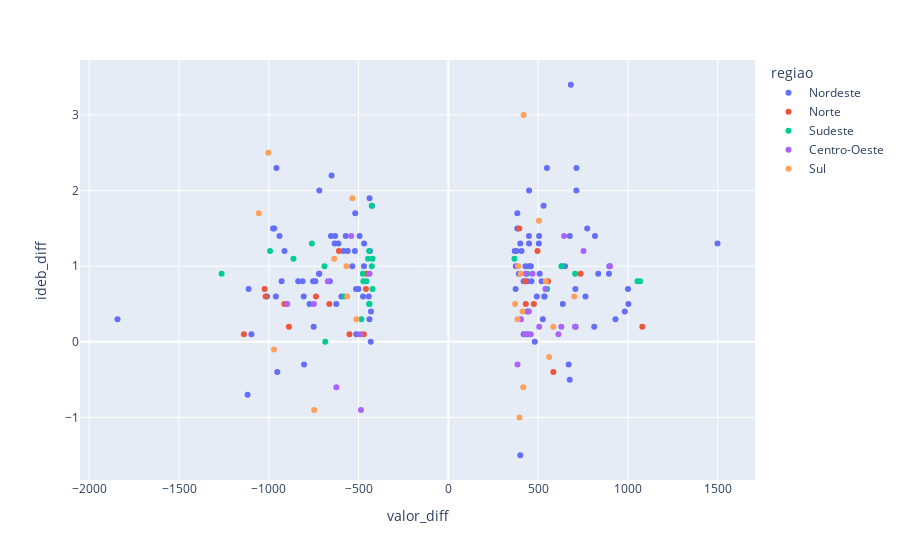

Notebook code for this chart:
### Code cell
fig = px.scatter(tabela_rafael_sorted, x="valor_diff", y="ideb_diff", color="regiao", hover_data=['municipio'])
fig.show()

### Figure 1 — Plotly figure (JSON) as saved in the notebook; plotly's stock layout.template omitted (floating-point values rounded to 4 significant figures)
{"data": [{"customdata": [["Zabelê"], ["Riachão do Poço"], ["Capitão de Campos"], ["Montes Altos"], ["Conceição do Lago-Açu"], ["Amontada"], ["Urbano Santos"], ["Barra do Corda"], ["Ipueiras"], ["Ibititá"], ["São Vicente Ferrer"], ["Aquiraz"], ["Brejinho"], ["Miguel Leão"], ["Bodó"], ["Jurema"], ["Milhã"], ["Sebastião Laranjeiras"], ["Paraú"], ["Caiçara do Norte"], ["Boa Vista do Gurupi"], ["Pedra Grande"], ["Massapê"], ["Cristino Castro"], ["Fernando Pedroza"], ["Jacuípe"], ["Nísia Floresta"], ["Aurelino Leal"], ["Olho D'Água do Piauí"], ["Campo Redondo"], ["Apuiarés"], ["Timbaúba dos Batistas"], ["Tenório"], ["Maetinga"], ["Monsenhor Tabosa"], ["Graça"], ["Acaraú"], ["Barro Preto"], ["Itapetim"], ["Santo Amaro do Maranhão"], ["Cajapió"], ["João Costa"], ["Acopiara"], ["Riacho Frio"], ["São João do Tigre"], ["São Félix do Coribe"], ["Lajedinho"], ["Lagoa de Velhos"], ["Riacho da Cruz"], ["Turilândia"], ["Campos Sales"], ["Santa Cruz dos Milagres"], ["Maraú"], ["Guaraciaba do Norte"], ["Pastos Bons"], ["Ponto Novo"], ["Boa Hora"], ["Dormentes"], ["Ingá"], ["Itatim"], ["Cuité de Mamanguape"], ["Telha"], ["Divina Pastora"], ["Nilo Peçanha"], ["Conceição da Feira"], ["Alto do Rodrigues"], ["Cantanhede"], ["Moreilândia"], ["Jardim de Angicos"], ["Floresta do Piauí"], ["Jequié"], ["Lauro de Freitas"], ["Santo Amaro"], ["Mar Vermelho"], ["Lapão"], ["São Vicente"], ["Itaparica"], ["Parnaguá"], ["Brejo de Areia"], ["Itiruçu"], ["Nova Itarana"], ["Pindoretama"], ["Ituberá"], ["Pacujá"], ["Moraújo"], ["Maracanaú"], ["Caravelas"], ["Laje"], ["Sento Sé"], ["Jeremoabo"], ["Maxaranguape"], ["Igrapiúna"], ["Paripiranga"], ["Monte das Gameleiras"], ["Cardeal da Silva"], ["Mairi"], ["Almadina"], ["Bacabeira"], ["Jequiá da Praia"], ["Andorinha"], ["Jaguaripe"], ["São Luís do Quitunde"], ["Pindaré-Mirim"], ["Teolândia"], ["Lagoa Salgada"], ["Ipueira"], ["Guamaré"]], "hovertemplate": "regiao=Nordeste<br>valor_diff=%{x}<br>ideb_diff=%{y}<br>municipio=%{customdata[0]}<extra></extra>", "legendgroup": "Nordeste", "marker": {"color": "#636efa", "symbol": "circle"}, "mode": "markers", "name": "Nordeste", "orientation": "v", "showlegend": true, "type": "scatter", "x": [1499.0, 1002.0, 1000.0, 982.4, 930.6, 896.4, 894.2, 834.5, 816.2, 812.0, 773.0, 763.2, 713, 712.8, 708.7, 707.3, 681.9, 676.3, 675.8, 669.8, 649.5, 637.0, 548.6, 535.8, 533.6, 530.2, 525.8, 518.9, 508.3, 505.2, 503.8, 492.5, 481.3, 462.7, 459.1, 449.6, 449.4, 449.2, 448.5, 442.0, 440.2, 439.8, 429.5, 419.0, 419.0, 407.2, 400.4, 400.4, 392.2, 383.9, 383.8, 378.8, 375.4, 374.5, 369.3, -425.2, -431.2, -432.3, -436.6, -439.0, -439.6, -443.5, -469.3, -470.0, -475.5, -494.6, -501.1, -512.9, -514.1, -518.8, -520.7, -535.5, -560.6, -571.5, -584.3, -595.8, -612.7, -624.2, -630.8, -633.5, -650.5, -653.8, -660.1, -718.6, -719.5, -719.6, -740.9, -750.1, -753.5, -773.6, -803.8, -805.9, -811.8, -836.6, -912.7, -928.8, -940.5, -952.7, -957.9, -960.6, -969.8, -976.4, -1010.0, -1097.0, -1113.0, -1118.0, -1843.0], "xaxis": "x", "y": [1.3, 0.5, 0.7, 0.4, 0.3, 1, 0.9, 0.9, 1.4, 0.2, 1.5, 0.6, 2.3, 2.0, 0.2, 0.7, 3.4, 1.4, -0.5, -0.3, 1, 0.5, 2.3, 0.6, 0.6, 1.8, 0.3, 0.8, 0.9, 1.4, 1.3, 0.6, 0, 0.8, 1, 1, 2, 1.3, 1.4, 0.1, 0.4, 0.8, 1, 0.1, 0.8, 1.2, 1.3, -1.5, 0.9, 1.5, 1.7, 1.2, 1, 0.7, 1.2, 1.8, 0.4, 0, 1.2, 1.9, 0.3, 0.6, 1.3, 1, 0.6, 1.4, 0.7, 0.1, 0.7, 1.7, 1.2, 1.0, 1.2, 1.4, 1.2, 0.6, 1.3, 0.5, 1.4, 1.3, 2.2, 1.4, 0.8, 2, 0.9, 0.9, 0.8, 0.2, 0.8, 0.5, -0.3, 0.6, 0.8, 0.8, 1.2, 0.8, 1.4, -0.4, 2.3, 0.6, 1.5, 1.5, 0.6, 0.1, 0.7, -0.7, 0.3], "yaxis": "y"}, {"customdata": [["Breves"], ["Ponta de Pedras"], ["Oliveira de Fátima"], ["Tabatinga"], ["Lajeado"], ["Pau D'Arco"], ["Amapá"], ["Bonfim"], ["Curionópolis"], ["Bom Jesus do Tocantins"], ["Crixás do Tocantins"], ["Santa Rosa do Purus"], ["Juruá"], ["Santa Maria do Tocantins"], ["Ferreira Gomes"], ["Santarém"], ["Bujaru"], ["Igarapé-Miri"], ["Mocajuba"], ["Monte Alegre"], ["Santa Rita do Tocantins"]], "hovertemplate": "regiao=Norte<br>valor_diff=%{x}<br>ideb_diff=%{y}<br>municipio=%{customdata[0]}<extra></extra>", "legendgroup": "Norte", "marker": {"color": "#EF553B", "symbol": "circle"}, "mode": "markers", "name": "Norte", "orientation": "v", "showlegend": true, "type": "scatter", "x": [1080.0, 736.5, 584.3, 554.9, 496.3, 476.1, 430.9, 429.1, 394.8, -455.3, -459.1, -470.6, -550.9, -609.5, -663.2, -737.2, -888.0, -914.1, -1018.0, -1023.0, -1139.0], "xaxis": "x", "y": [0.2, 0.9, -0.4, 0.8, 1.2, 0.5, 0.5, 0.8, 1.5, 0.9, 0.7, 0.1, 0.1, 1.2, 0.5, 0.6, 0.2, 0.5, 0.6, 0.7, 0.1], "yaxis": "y"}, {"customdata": [["Águas de Santa Bárbara"], ["Catas Altas"], ["Santa Gertrudes"], ["Jeceaba"], ["Ilhabela"], ["Anhumas"], ["Santa Bárbara"], ["Conceição do Mato Dentro"], ["Holambra"], ["Águas de São Pedro"], ["Boracéia"], ["Jambeiro"], ["Santa Bárbara do Tugúrio"], ["Santo Antônio do Grama"], ["Sebastianópolis do Sul"], ["Itatiaiuçu"], ["Caieiras"], ["Matozinhos"], ["Rio das Ostras"], ["Armação dos Búzios"], ["São João da Barra"], ["Trabiju"], ["Rubinéia"], ["Quissamã"], ["Anchieta"], ["Ilha Comprida"], ["Porto Real"]], "hovertemplate": "regiao=Sudeste<br>valor_diff=%{x}<br>ideb_diff=%{y}<br>municipio=%{customdata[0]}<extra></extra>", "legendgroup": "Sudeste", "marker": {"color": "#00cc96", "symbol": "circle"}, "mode": "markers", "name": "Sudeste", "orientation": "v", "showlegend": true, "type": "scatter", "x": [1067.0, 1053.0, 705.8, 631.5, 629.4, 550.1, 439.8, 367.7, -422.3, -422.4, -426.6, -426.6, -438.9, -441.1, -441.4, -447.6, -456.6, -473.2, -476.1, -484.2, -580.6, -685.7, -690.0, -759.9, -862.7, -993.0, -1263.0], "xaxis": "x", "y": [0.8, 0.8, 0.9, 1, 1, 0.7, 0.9, 1.1, 1.1, 0.7, 1.8, 1, 0.5, 0.5, 1.2, 1.1, 0.8, 0.8, 0.9, 0.3, 0.6, 0, 1, 1.3, 1.1, 1.2, 0.9], "yaxis": "y"}, {"customdata": [["Ouro Verde de Goiás"], ["Barro Alto"], ["Aporé"], ["Planalto da Serra"], ["Carmo do Rio Verde"], ["Paraíso das Águas"], ["Campo Limpo de Goiás"], ["Corumbaíba"], ["Vicentinópolis"], ["Campos de Júlio"], ["São José do Xingu"], ["Abadiânia"], ["Jaupaci"], ["Buriti Alegre"], ["Ipameri"], ["Pontal do Araguaia"], ["Água Fria de Goiás"], ["Novo Santo Antônio"], ["Laguna Carapã"], ["Santo Antônio do Leste"], ["Sorriso"], ["Alto Horizonte"], ["Santa Rita do Trivelato"]], "hovertemplate": "regiao=Centro-Oeste<br>valor_diff=%{x}<br>ideb_diff=%{y}<br>municipio=%{customdata[0]}<extra></extra>", "legendgroup": "Centro-Oeste", "marker": {"color": "#ab63fa", "symbol": "circle"}, "mode": "markers", "name": "Centro-Oeste", "orientation": "v", "showlegend": true, "type": "scatter", "x": [899.9, 752.7, 705.0, 644.2, 629.0, 612.9, 540.4, 505.8, 468.4, 458.4, 448.0, 430.9, 427.4, 404.3, 384.8, -438.7, -486.8, -491.3, -541.1, -624.0, -671.2, -748.8, -897.1], "xaxis": "x", "y": [1, 1.2, 0.2, 1.4, 0.2, 0.1, 0.7, 0.2, 0.9, 0.1, 0.4, 0.9, 0.1, 0.3, -0.3, 0.9, -0.9, 0.1, 1.4, -0.6, 0.8, 0.5, 0.5], "yaxis": "y"}, {"customdata": [["Cantagalo"], ["Capitão Leônidas Marques"], ["Candiota"], ["Porto Rico"], ["Ariranha do Ivaí"], ["São Carlos"], ["São Domingos"], ["Araricá"], ["Floresta"], ["Frei Rogério"], ["Bom Jesus do Oeste"], ["Bombinhas"], ["Figueira"], ["Aceguá"], ["Chapadão do Lageado"], ["Capitão"], ["Boa Vista do Incra"], ["Irati"], ["Boa Esperança do Iguaçu"], ["Pinhal da Serra"], ["Santa Rosa de Lima"], ["Lidianópolis"]], "hovertemplate": "regiao=Sul<br>valor_diff=%{x}<br>ideb_diff=%{y}<br>municipio=%{customdata[0]}<extra></extra>", "legendgroup": "Sul", "marker": {"color": "#FFA15A", "symbol": "circle"}, "mode": "markers", "name": "Sul", "orientation": "v", "showlegend": true, "type": "scatter", "x": [700.5, 583.9, 561.3, 542.5, 504.3, 419.2, 417.2, 412.9, 401.8, 395.8, 388.5, 384.7, 371.6, -512.7, -534.6, -563.5, -567.6, -636.1, -747.0, -970.8, -1003.0, -1056.0], "xaxis": "x", "y": [0.6, 0.2, -0.2, 0.8, 1.6, 3, -0.6, 0.4, 0.9, -1, 1, 0.3, 0.5, 0.3, 1.9, 0.6, 1, 1.1, -0.9, -0.1, 2.5, 1.7], "yaxis": "y"}], "layout": {"legend": {"title": {"text": "regiao"}, "tracegroupgap": 0}, "margin": {"t": 60}, "xaxis": {"anchor": "y", "domain": [0, 1], "title": {"text": "valor_diff"}}, "yaxis": {"anchor": "x", "domain": [0, 1], "title": {"text": "ideb_diff"}}}}
